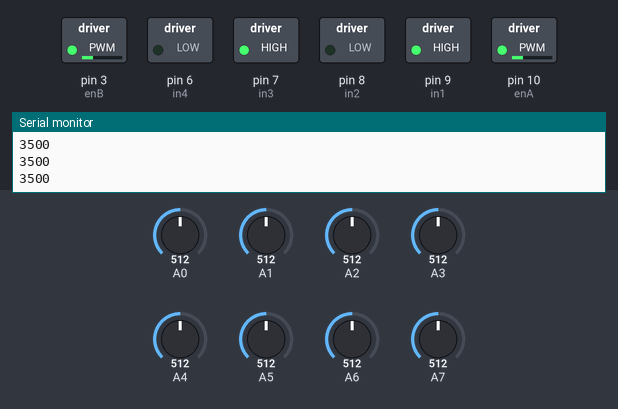
Bench run of a sketch on a simulated Arduino Uno, built with avr-gcc and run on an emulated ATmega328P. Shown: switched loads named in the sketch (green lamp = pin HIGH), the last lines printed to the serial monitor. Inputs (shaded band) come from the test bench; at power-on: A5 = 512, A0 = 512, A1 = 512, A3 = 512, A2 = 512, A4 = 512, A6 = 512, A7 = 512.

Above: at 9.2 s.
9.3 s: A5 set to 716
At 9.7 s:
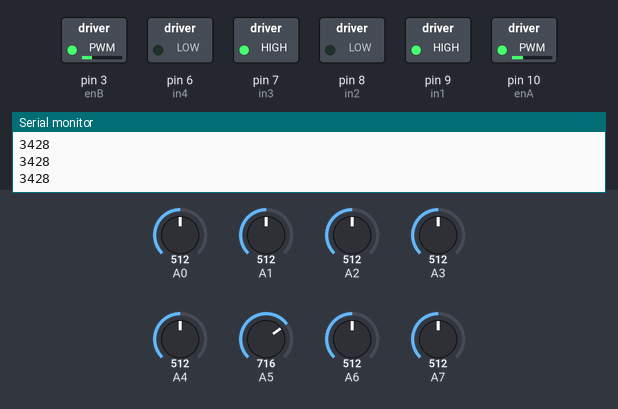
10.8 s: A0 set to 140
At 12.0 s:
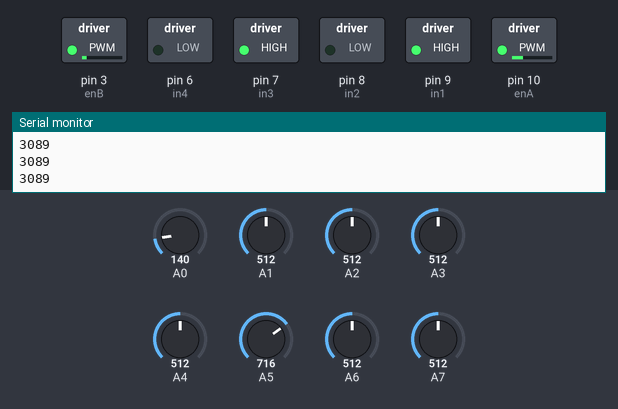
12.3 s: A0 set to 716
At 13.5 s:
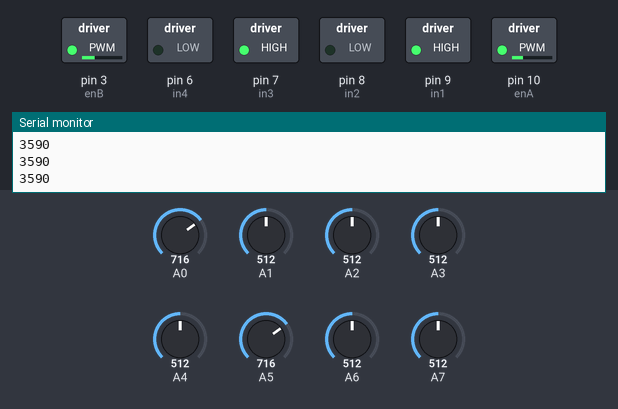
13.8 s: A1 set to 716
At 14.4 s:
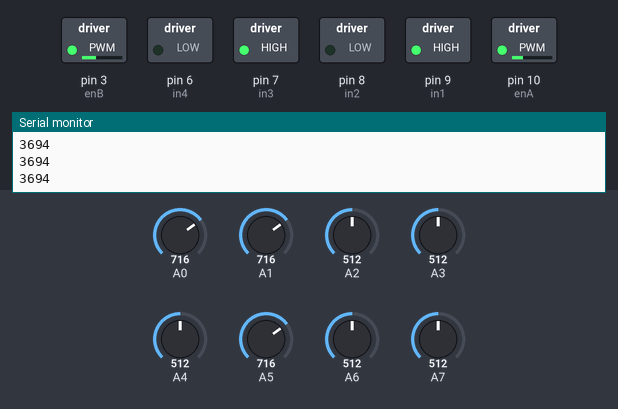
15.3 s: A3 set to 716
At 15.6 s:
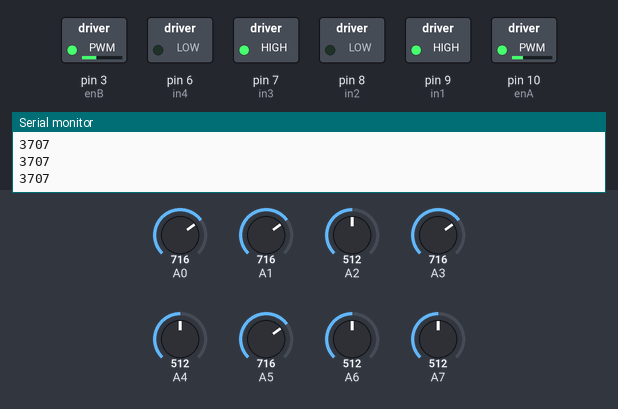
16.8 s: A2 set to 716
At 18.1 s:
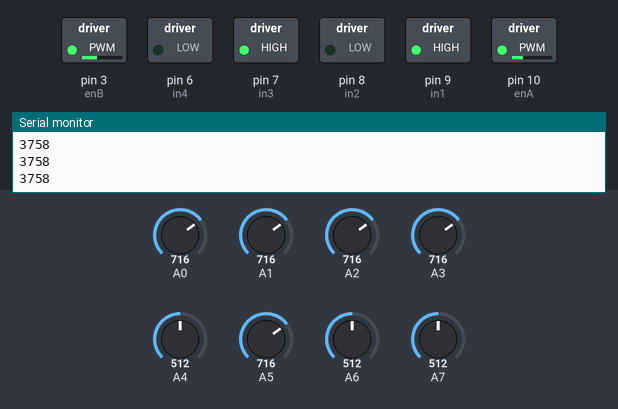
Timing chart, 0 to 19.3 s (numbered marks = the images above; inputs shaded):
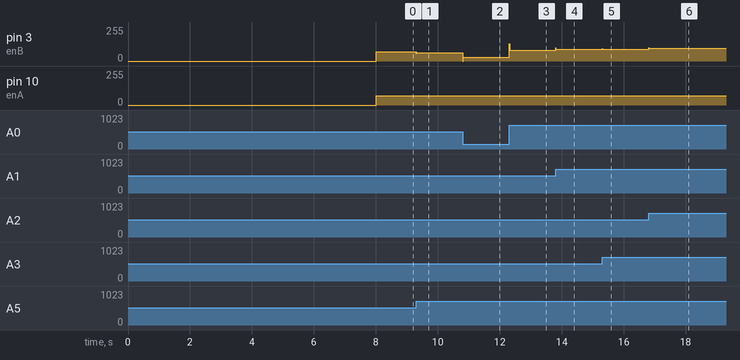

The sketch:

LIneFollower_v4.ino
```cpp
#include <QTRSensors.h>
#include <elapsedMillis.h>


#define NUM_SENSORS_D   1     // number of sensors used
#define NUM_SENSORS_A   8     // number of sensors used
#define TIMEOUT       2500    // waits for 2500 microseconds for sensor outputs to go low
#define NUM_SAMPLES_PER_SENSOR  4  // average 4 analog samples per sensor reading

//Left Sensor
QTRSensorsRC Left((unsigned char[]) {22}, NUM_SENSORS_D, TIMEOUT, QTR_NO_EMITTER_PIN);
unsigned int LsensorValue[NUM_SENSORS_D];


//Right Sensor
QTRSensorsRC Right((unsigned char[]) {23}, NUM_SENSORS_D, TIMEOUT, QTR_NO_EMITTER_PIN);
unsigned int RsensorValue[NUM_SENSORS_D];

QTRSensorsAnalog qtra((unsigned char[]) {7, 6, 5, 4, 3, 2, 1, 0},
  NUM_SENSORS_A, NUM_SAMPLES_PER_SENSOR, QTR_NO_EMITTER_PIN);
  unsigned int arraySensorValues[NUM_SENSORS_A];


// connect motor controller pins to Arduino digital pins
// motor one
int enA = 10;
int in1 = 9;
int in2 = 8;
// motor two
int enB = 3;
int in3 = 7;
int in4 = 6;

int combSpeed = 70;
int MotorA = combSpeed;
int MotorB = combSpeed;
int baseSpeed = combSpeed;
int lastError = 0;

int counter = 0;

//create a timer
elapsedMillis timer0;

//interval between front IR sensor readings in ms
int interval = 100;

//interval before the front IR sensors detect lines in ms
int intervalAfter = 1000;
bool frontReady = false;

//Initializing PID values
//kp = kd and ki >= .1kp
int proportional = 0;
int derivative = 0;
int integral = 0;
double kp = .1;
double kd = .1;
double ki = .0001;

int start = 0;


void setup()
{


 // set all the motor control pins to outputs
  pinMode(enA, OUTPUT);
  pinMode(enB, OUTPUT);
  pinMode(in1, OUTPUT);
  pinMode(in2, OUTPUT);
  pinMode(in3, OUTPUT);
  pinMode(in4, OUTPUT);

  digitalWrite(in1, HIGH);
  digitalWrite(in2, LOW);
  digitalWrite(in3, HIGH);
  digitalWrite(in4, LOW);

  Serial.begin(9600);
  Serial.println("Calibrating...");
  delay(500);
  digitalWrite(13, HIGH);    // turn on Arduino's LED to indicate we are in calibration mode
  for (int i = 0; i < 100; i++)  // make the calibration take about 10 seconds
  {
    Left.calibrate();       // reads all sensors 10 times at 2500 us per read (i.e. ~25 ms per call)
    Right.calibrate();       // reads all sensors 10 times at 2500 us per read (i.e. ~25 ms per call)
    qtra.calibrate();
  }

  digitalWrite(13, LOW);     // turn off Arduino's LED to indicate we are through with calibration

  // print the calibration minimum values measured when emitters were on

  Serial.print("Calibration Min: ");
  Serial.print(Left.calibratedMinimumOn[0]);
  Serial.print(' ');
  Serial.print(Right.calibratedMinimumOn[0]);
  Serial.print(' ');

  Serial.println();

  //print the calibration maximum values measured when emitters were on
  Serial.print("Calibration Max: ");
  Serial.print(Left.calibratedMaximumOn[0]);
  Serial.print(' ');
  Serial.print(Right.calibratedMaximumOn[0]);
  Serial.print(' ');

  Serial.println();
  Serial.println();


   setPwmFrequency(10,8);
   setPwmFrequency(3,8);


}


void loop()
{

  //assign a speed for each motor
  analogWrite(enA, MotorB);
  analogWrite(enB, MotorA);

  //read the front IR sensor values
  Left.read(LsensorValue);
  Right.read(RsensorValue);

//  if(start == 0)
//  {
//     analogWrite(enA, 120);
//     analogWrite(enB, 120);
//
//     delay(200);
//
//     start++;
//  }
  //front IR sensors wont detect lines for a duration of time
  if(timer0 > intervalAfter)
  {
    frontReady = true;
  }

  //front left IR sensor counting lines crossed
  if(LsensorValue[0] >= 1500 && timer0 > interval && frontReady){
    counter++;
    timer0 = 0;
  }


  if(counter == 2){

    //stop on line
    //hardStop();
    //delay(1000);

    //reset counter
    counter = 0;

    // robot will turn 135 degrees to the left
    //turnLeft135();

    //reset timer
    timer0 = 0;
    frontReady = false;


  }


  //calculate the error depending on which IR sensor from
  //the array are above a line
  int position = qtra.readLine(arraySensorValues);
  int error = position-3500;
  Serial.println(position);

  //calculate PID values
  proportional = kp * error;
  integral = ki * (integral + error);
  derivative = kd * (error-lastError);


  double motorAdjust = proportional + derivative + integral;

  lastError = error;

  //change motorA speed depending on PID values
  MotorA = baseSpeed + motorAdjust;

  //ensure the motor doesnt go passed limits
  if(MotorA < 0)
  MotorA = 0;

  if(MotorA > 150)
  MotorA = 150;


}

//--------------------------------------------------------Function Definitions---------------------------------------------------//

// This function will run the motors in both directions at a fixed speed
void MotorOn()
{
  // turn on motor A
  digitalWrite(in1, HIGH);
  digitalWrite(in2, LOW);
  // set speed to 200 out of possible range 0~255
  analogWrite(enA, MotorA);
  // turn on motor B
  digitalWrite(in3, HIGH);
  digitalWrite(in4, LOW);
  // set speed to 200 out of possible range 0~255
  analogWrite(enB, MotorB);
}

//Function to make the robot move left/right as it calibrates
void calibrationMovement(){

  for(int i = 0; i < 5; i++){
      // turn on motor A
    digitalWrite(in1, HIGH);
    digitalWrite(in2, LOW);
    analogWrite(enA, MotorA);

    // turn on motor B
    digitalWrite(in3, LOW);
    digitalWrite(in4, HIGH);
    analogWrite(enB, MotorB);

    for(int j = 0; j < 25; j++){
      qtra.calibrate();
    }

    // turn on motor A
    digitalWrite(in1, LOW);
    digitalWrite(in2, HIGH);
    analogWrite(enA, MotorA);

    // turn on motor B
    digitalWrite(in3, HIGH);
    digitalWrite(in4, LOW);
    analogWrite(enB, MotorB);

    for(int j = 0; j < 25; j++){
      qtra.calibrate();
    }
  }
}

void turnLeft135()
{

  // turn on motor A
  digitalWrite(in1, HIGH);
  digitalWrite(in2, LOW);

   // turn on motor B in the opposite direction of motor A
  digitalWrite(in3, LOW);
  digitalWrite(in4, HIGH);

  //store original speed of Motor B
  int temp0 = MotorB;

  //turn left 135 degrees
  MotorA = 200;
  MotorB = 200;
  analogWrite(enA, MotorA);
  analogWrite(enB, MotorB);
  delay(1000);

  //assign each motor the original value of motor B
  MotorA = temp0;
  MotorB = temp0;

  //turn on motorA
  digitalWrite(in1, HIGH);
  digitalWrite(in2, LOW);

   // turn on motor B
  digitalWrite(in3, HIGH);
  digitalWrite(in4, LOW);
}

void hardStop()
{
     // turn OFF motor A
  digitalWrite(in1, LOW);
  digitalWrite(in2, LOW);
  // set speed to 0 out of possible range 0~255
  analogWrite(enA, 0);
  // turn OFF motor B
  digitalWrite(in3, LOW);
  digitalWrite(in4, LOW);
  // set speed to 0 out of possible range 0~255
  analogWrite(enB, 0);


}

void setPwmFrequency(int pin, int divisor) {
  byte mode;
  if(pin == 5 || pin == 6 || pin == 9 || pin == 10) {
    switch(divisor) {
      case 1: mode = 0x01; break;
      case 8: mode = 0x02; break;
      case 64: mode = 0x03; break;
      case 256: mode = 0x04; break;
      case 1024: mode = 0x05; break;
      default: return;
    }
    if(pin == 5 || pin == 6) {
      TCCR0B = TCCR0B & 0b11111000 | mode;
    } else {
      TCCR1B = TCCR1B & 0b11111000 | mode;
    }
  } else if(pin == 3 || pin == 11) {
    switch(divisor) {
      case 1: mode = 0x01; break;
      case 8: mode = 0x02; break;
      case 32: mode = 0x03; break;
      case 64: mode = 0x04; break;
      case 128: mode = 0x05; break;
      case 256: mode = 0x06; break;
      case 1024: mode = 0x07; break;
      default: return;
    }
    TCCR2B = TCCR2B & 0b11111000 | mode;
  }
}
```

Measured:
- after the input at 9.3 s, pin 3 (enB): 70/255 → 63/255 at once
- after the input at 10.8 s, pin 3 (enB): 63/255 → 29/255 at once
- after the input at 12.3 s, pin 3 (enB): 29/255 → 79/255 at once
- after the input at 13.8 s, pin 3 (enB): 79/255 → 89/255 at once
- after the input at 15.3 s, pin 3 (enB): 89/255 → 90/255 at once
- after the input at 16.8 s, pin 3 (enB): 90/255 → 95/255 at once
